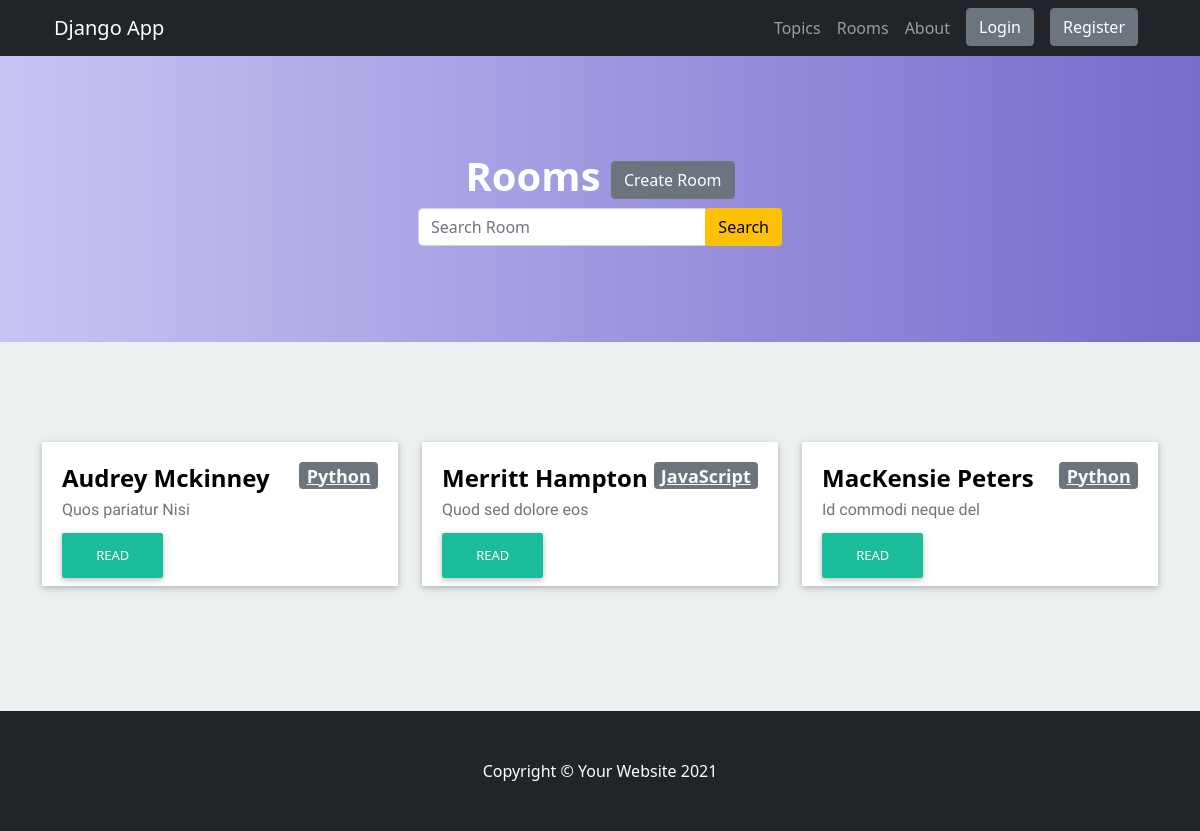
The app's page /rooms/, older data.
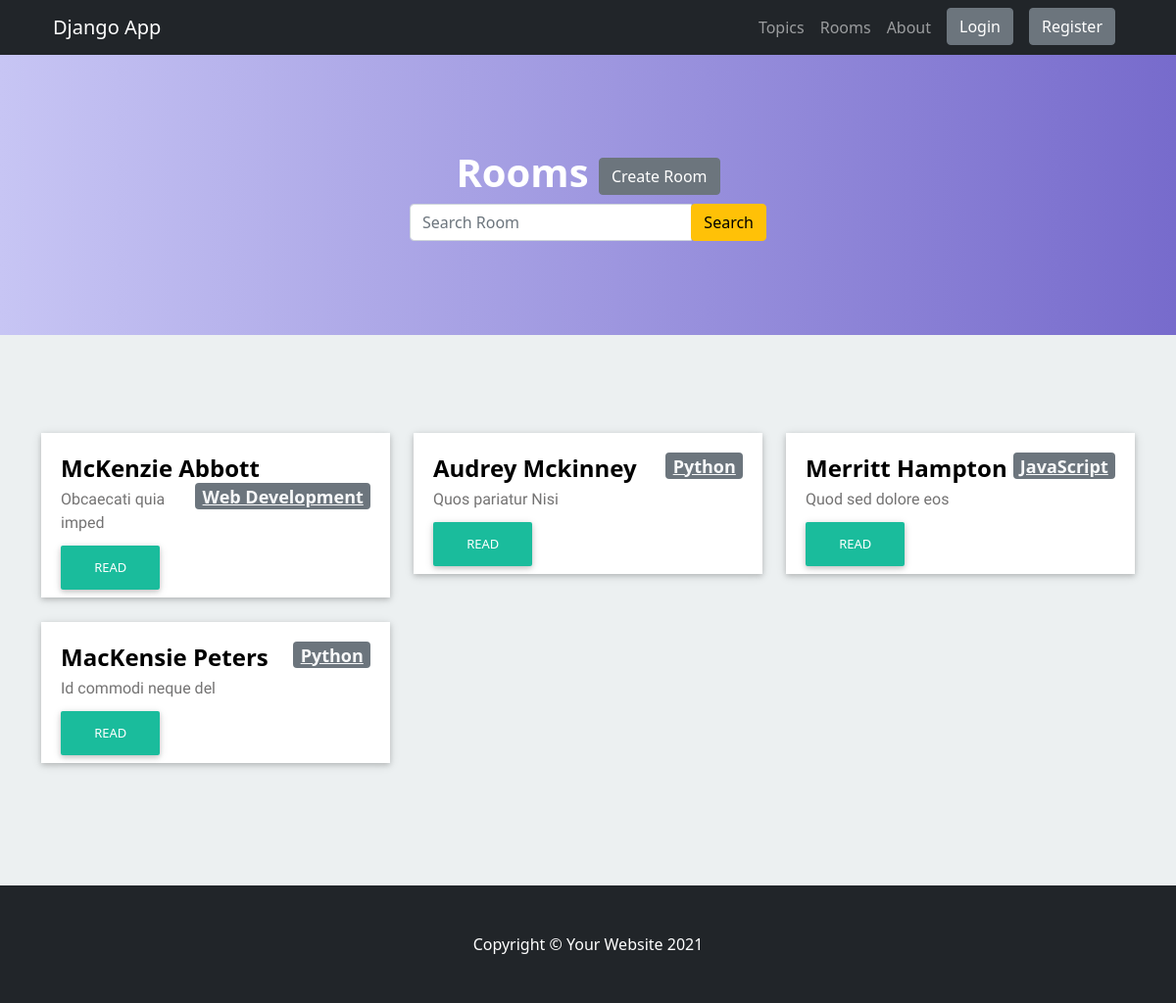
The same page, newer data.
### base/models.py (models this page shows, shortened)
class Room(models.Model):
    host = models.ForeignKey(User, on_delete=models.SET_NULL, null=True)
    topic = models.ForeignKey(Topic, on_delete=models.SET_NULL, null=True)
    name = models.CharField(max_length=200)
    description = models.TextField(null=True, blank=True)
    created_at = models.DateTimeField(auto_now_add=True)
    updated_at = models.DateTimeField(auto_now=True)
    class Meta:
        ordering = ['-updated_at', '-created_at']

class Topic(models.Model):
    name = models.CharField(max_length=200)
    created_at = models.DateTimeField(auto_now_add=True)
    updated_at = models.DateTimeField(auto_now=True)

### base/views.py (the view)
# urls.py: path('rooms/', views.rooms, name="rooms"),
def rooms(request):
    rooms = Room.objects.all()
    searchedValue = None
    if request.method == 'POST':
      form = request.POST
      searchedValue = form.get("room_name")
      rooms = Room.objects.filter(name__icontains=searchedValue)
    context = {'rooms': rooms, 'searchedValue': searchedValue}
    return render(request, 'base/room/rooms.html', context)

### base/templates/base/room/rooms.html (shortened to what this page needs)
{% extends 'main.html' %}
{% block content %}
    <header class="bg-primary bg-gradient text-white">
        <div class="container px-4 text-center">
            <h1 class="fw-bolder">Rooms <a href="{% url 'create-room' %}" class="btn btn-secondary">Create Room</a></h1>
            <form action="" method="POST">
                <div class="col-lg-4 offset-4">
                    <div class="input-group custom-search-form">
                    <input type="text" value="{{searchedValue | default_if_none:""}}" placeholder="Search Room" name="room_name" class="form-control">
                    <span class="input-group-btn">
                        <button type="submit" class="btn btn-warning" type="button">Search</button>
                    </span>
                    </div>
                </div>
            </form>
        </div>
    </header>
    <section class="details-card" id="rooms-cards">
        <div class="container">
            {% include 'base/components/rooms.html' %}
        </div>
    </section>
{% endblock  %}

### base/templates/base/components/rooms.html (shortened to what this page needs)
<div class="row">
    {% if rooms %}
        {% for room in rooms %}
        <div class="col-md-4">
            <div class="card-content">
                <div class="card-desc">
                    <h3>{{ room.name }} <span class="badge badge-secondary pull-right"><a class="link-light pull-right" href="{% url 'topic' room.topic.id %}">{{ room.topic.name }}</a></span></h3>
                    <p>{{ room.description }}</p>
                    <a href='{% url "room" room.id %}' class="btn-card">Read</a>
                </div>
            </div>
        </div>
        {% endfor %}
    {% else %}
        <div class="col-md-12">
            <h3 class="text-center">No Room Exists</h3>
        </div>
    {% endif %}
</div>

Row changes from the older to the newer data that the page shows:
added Room: name "McKenzie Abbott", topic.name "Web Development", description "Obcaecati quia imped"
